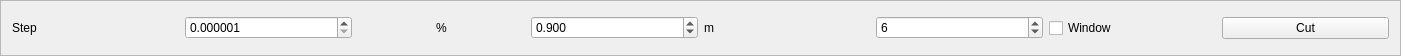
<?xml version="1.0" encoding="UTF-8"?>
<ui version="4.0">
 <class>PolyCut</class>
 <widget class="QFrame" name="PolyCut">
  <property name="geometry">
   <rect>
    <x>0</x>
    <y>0</y>
    <width>1401</width>
    <height>56</height>
   </rect>
  </property>
  <property name="windowTitle">
   <string>Frame</string>
  </property>
  <property name="frameShape">
   <enum>QFrame::StyledPanel</enum>
  </property>
  <property name="frameShadow">
   <enum>QFrame::Raised</enum>
  </property>
  <layout class="QHBoxLayout" name="horizontalLayout">
   <item>
    <widget class="QLabel" name="label_23">
     <property name="text">
      <string>Step</string>
     </property>
    </widget>
   </item>
   <item>
    <widget class="QDoubleSpinBox" name="PolyN">
     <property name="decimals">
      <number>6</number>
     </property>
     <property name="minimum">
      <double>0.000001000000000</double>
     </property>
     <property name="maximum">
      <double>999999999.000000000000000</double>
     </property>
     <property name="singleStep">
      <double>0.000100000000000</double>
     </property>
     <property name="value">
      <double>0.000001000000000</double>
     </property>
    </widget>
   </item>
   <item>
    <widget class="QLabel" name="label_24">
     <property name="text">
      <string>%</string>
     </property>
     <property name="alignment">
      <set>Qt::AlignCenter</set>
     </property>
    </widget>
   </item>
   <item>
    <widget class="QDoubleSpinBox" name="PolyP">
     <property name="decimals">
      <number>3</number>
     </property>
     <property name="minimum">
      <double>0.001000000000000</double>
     </property>
     <property name="maximum">
      <double>999.000000000000000</double>
     </property>
     <property name="singleStep">
      <double>0.010000000000000</double>
     </property>
     <property name="value">
      <double>0.900000000000000</double>
     </property>
    </widget>
   </item>
   <item>
    <widget class="QLabel" name="label_22">
     <property name="text">
      <string>m</string>
     </property>
    </widget>
   </item>
   <item>
    <widget class="QDoubleSpinBox" name="PolyM">
     <property name="decimals">
      <number>0</number>
     </property>
     <property name="value">
      <double>6.000000000000000</double>
     </property>
    </widget>
   </item>
   <item>
    <widget class="QCheckBox" name="poly_cutDiscrete">
     <property name="text">
      <string>Window</string>
     </property>
    </widget>
   </item>
   <item>
    <widget class="QPushButton" name="PolyOk">
     <property name="text">
      <string>Cut</string>
     </property>
    </widget>
   </item>
  </layout>
 </widget>
 <resources/>
 <connections/>
</ui>
